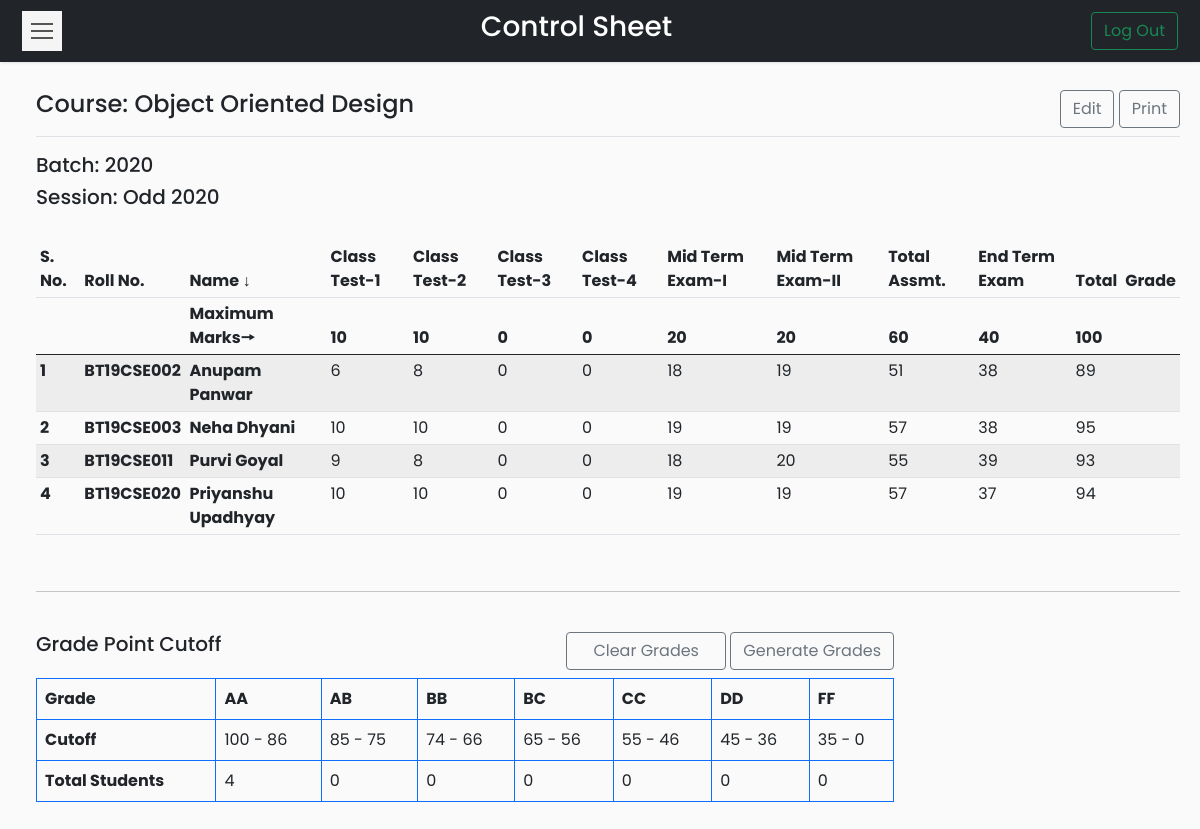
/Codes/coursetable.php?course=CSL-253 (signed in), run on an earlier commit of the app's database.
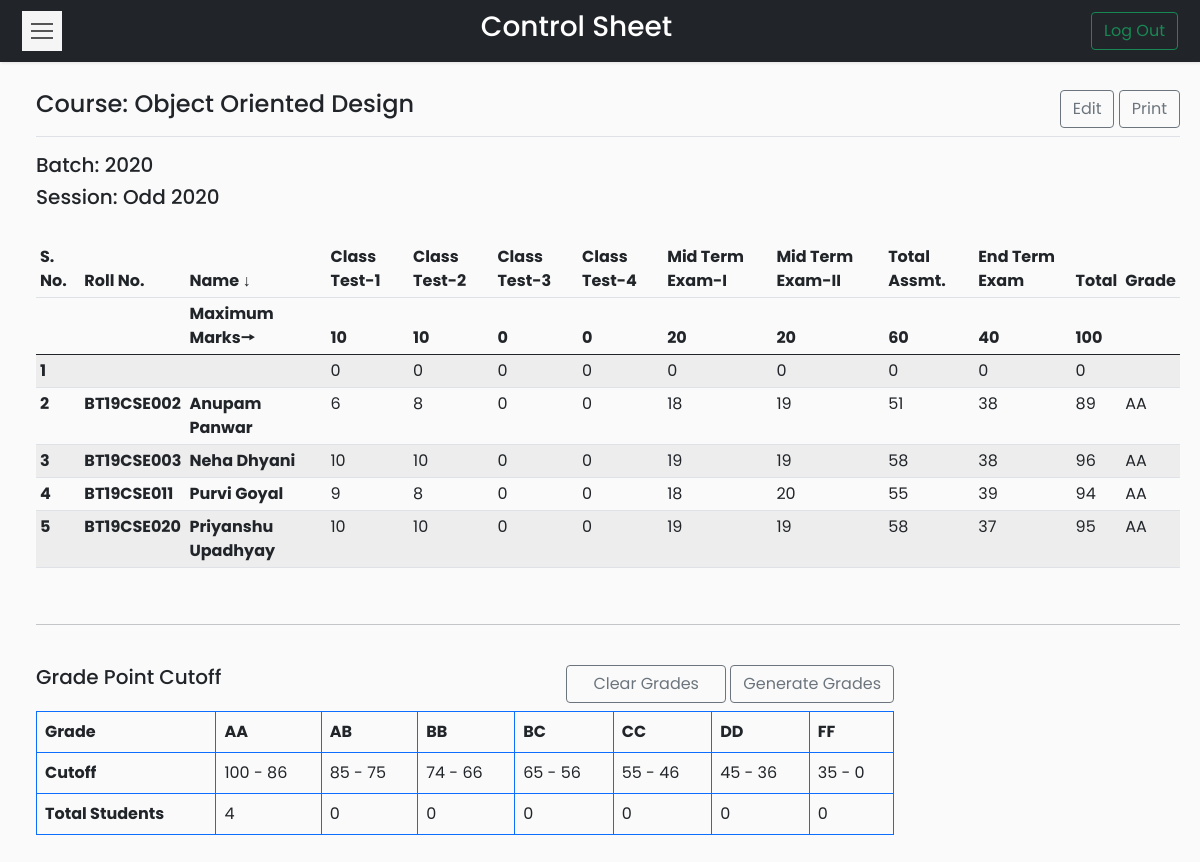
And on a later commit of the database.
### tables this page shows
CREATE TABLE `controlsheet` (
  `course_code` varchar(20) NOT NULL,
  `roll_no` varchar(20) NOT NULL,
  `name` varchar(20) NOT NULL,
  `class_test_1` int(11) NOT NULL,
  `class_test_2` int(11) NOT NULL,
  `class_test_3` int(11) NOT NULL,
  `class_test_4` int(11) NOT NULL,
  `mid_term_1` int(11) NOT NULL,
  `mid_term_2` int(11) NOT NULL,
  `total_assessment` int(11) NOT NULL,
  `end_term` int(11) NOT NULL,
  `total_marks` int(11) NOT NULL,
  `grade` varchar(5) DEFAULT NULL
);

CREATE TABLE `gradewindow` (
  `course_code` varchar(20) NOT NULL,
  `grade` varchar(5) NOT NULL,
  `lower_cutoff` float NOT NULL,
  `upper_cutoff` float NOT NULL,
  `no_of_students` int(11) DEFAULT NULL
);

### Codes/coursetable.php (the view, shortened to what the changed rows need)
<?php
if (isset($_SESSION['id'])) {
?>
    <!DOCTYPE html>
    <html>
    <head>
        <link rel="stylesheet" href="css/bootstrap.min.css">
        <link rel="stylesheet" href="css/custom.css">
        <?php
        require_once __DIR__ . '/connection/connect.php';
        if (isset($_GET['course'])) {
            $cd = $_GET['course'];
        } else {
            header('Location: dashboard.php?error=ERROR OCCURRED');
            exit();
        }
        ?>
    </head>
    <body>
        <div class="wrapper">
            <div id="content">
                <main class="col-md-auto ms-sm-3 col-lg-auto px-md-auto" id="printableTable">
                    <br>
                    <div class="table-responsive">
                        <table class="table table-striped table-sm">
                            <thead>
                                <tr>
                                    <th>S. No.</th>
                                    <th>Roll No.</th>
                                    <th>Name ↓</th>
                                    <th>Class Test-1</th>
                                    <th>Class Test-2</th>
                                    <th>Class Test-3</th>
                                    <th>Class Test-4</th>
                                    <th>Mid Term Exam-I</th>
                                    <th>Mid Term Exam-II</th>
                                    <th>Total Assmt.</th>
                                    <th>End Term Exam</th>
                                    <th>Total</th>
                                    <th>Grade</th>
                                </tr>
                                <tr>
                                    <th></th>
                                    <th></th>
                                    <?php
                                    $sql = "SELECT * FROM courses WHERE course_code='$cd'";
                                    $result = $conn->query($sql);
                                    if ($row = $result->fetch_assoc()) {
                                    ?>
                                        <th>Maximum Marks🠖</th>
                                        <th><?php echo $row['mct1']; ?></th>
                                        <th><?php echo $row['mct2']; ?></th>
                                        <th><?php echo $row['mct3']; ?></th>
                                        <th><?php echo $row['mct4']; ?></th>
                                        <th><?php echo $row['mmt1']; ?></th>
                                        <th><?php echo $row['mmt2']; ?></th>
                                        <th><?php echo $row['mta']; ?></th>
                                        <th><?php echo $row['met']; ?></th>
                                        <th><?php echo $row['mt']; ?></th>
                                        <th></th>
                                    <?php } ?>
                                </tr>
                            </thead>
                            <tbody>
                                <?php
                                $sql = "SELECT * FROM controlsheet WHERE course_code='$cd'";
                                $result = $conn->query($sql);
                                $i = 1;
                                while ($row = $result->fetch_assoc()) { ?>
                                    <tr>
                                        <td><strong><?php echo $i++; ?></strong></td>
                                        <td><strong><?php echo $row['roll_no']; ?></strong></td>
                                        <td><strong><?php echo $row['name']; ?></strong></td>
                                        <td><?php echo $row['class_test_1']; ?></td>
                                        <td><?php echo $row['class_test_2']; ?></td>
                                        <td><?php echo $row['class_test_3']; ?></td>
                                        <td><?php echo $row['class_test_4']; ?></td>
                                        <td><?php echo $row['mid_term_1']; ?></td>
                                        <td><?php echo $row['mid_term_2']; ?></td>
                                        <td><?php echo $row['total_assessment']; ?></td>
                                        <td><?php echo $row['end_term']; ?></td>
                                        <td><?php echo $row['total_marks']; ?></td>
                                        <td><?php echo $row['grade']; ?></td>
                                    </tr>
                                <?php } ?>
                            </tbody>
                        </table>
                    </div>
                    <br>
                    <br>
                    <div class="table-responsive grade">
                        <table class="table table-bordered border-primary grades">
                            <thead>
                                <tr>
                                    <td><strong>Grade</strong></td>
                                    <?php
                                    $sql = "SELECT grade FROM gradewindow WHERE course_code='$cd' ORDER BY grade";
                                    $result = $conn->query($sql);
                                    while ($row = $result->fetch_assoc()) {
                                    ?>
                                        <td><strong><?php echo $row['grade'];
                                        } ?></strong></td>
                                </tr>
                            </thead>
                            <tbody>
                                <tr>
                                    <td scope="row"><strong>Cutoff</strong></td>
                                    <?php
                                    $sql = "SELECT grade,lower_cutoff,upper_cutoff FROM gradewindow WHERE course_code='$cd' ORDER BY grade";
                                    $result = $conn->query($sql);
                                    while ($row = $result->fetch_assoc()) {
                                    ?>
                                        <td scope="row"><?php echo $row['upper_cutoff']; ?> - <?php echo $row['lower_cutoff']; ?></td>
                                        <?php } ?>
                                </tr>
                                <tr>
                                    <td><strong>Total Students</strong></td>
                                    <?php
                                    $sql = "SELECT grade,no_of_students FROM gradewindow WHERE course_code='$cd' ORDER BY grade";
                                    $result = $conn->query($sql);
                                    while ($row = $result->fetch_assoc()) {
                                    ?>
                                        <td scope="row"><?php echo $row['no_of_students']; ?></td>
                                        <?php } ?>
                                </tr>
                            </tbody>
                        </table>
                    </div>
                </main>
            </div>
        </div>
    <?php
} else {
    header('Location: index.php?error=INVALID REQUEST');
    exit();
}
    ?>
    </body>
    </html>

What changed in the data, as far as the page shows it:
added controlsheet: class_test_1 "0", class_test_2 "0", class_test_3 "0", class_test_4 "0", mid_term_1 "0", mid_term_2 "0", total_assessment "0", end_term "0", total_marks "0"
changed controlsheet "BT19CSE002": grade (not shown) → "AA"
changed controlsheet "BT19CSE003": total_assessment "57" → "58"; total_marks "95" → "96"; grade (not shown) → "AA"
changed controlsheet "BT19CSE011": total_marks "93" → "94"; grade (not shown) → "AA"
changed controlsheet "BT19CSE020": total_assessment "57" → "58"; total_marks "94" → "95"; grade (not shown) → "AA"
